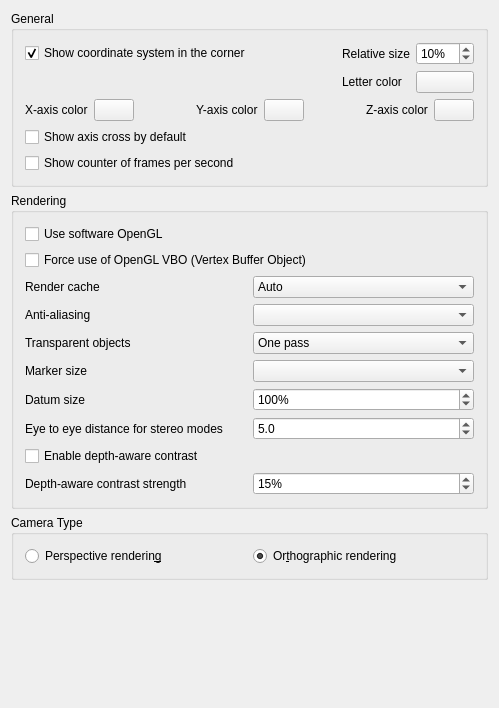
<?xml version="1.0" encoding="UTF-8"?>
<ui version="4.0">
 <class>Gui::Dialog::DlgSettings3DView</class>
 <widget class="QWidget" name="Gui::Dialog::DlgSettings3DView">
  <property name="geometry">
   <rect>
    <x>0</x>
    <y>0</y>
    <width>499</width>
    <height>708</height>
   </rect>
  </property>
  <property name="windowTitle">
   <string>3D View</string>
  </property>
  <layout class="QVBoxLayout" name="verticalLayout_2">
   <item>
    <widget class="QGroupBox" name="GroupBoxGeneral">
     <property name="enabled">
      <bool>true</bool>
     </property>
     <property name="title">
      <string>General</string>
     </property>
     <layout class="QVBoxLayout" name="verticalLayout">
      <item>
       <layout class="QGridLayout" name="gridLayoutCoord">
        <item row="0" column="0">
         <widget class="Gui::PrefCheckBox" name="CheckBox_CornerCoordSystem">
          <property name="toolTip">
           <string>Main coordinate system will always be shown in
lower right corner within opened files</string>
          </property>
          <property name="text">
           <string>Show coordinate system in the corner</string>
          </property>
          <property name="checked">
           <bool>true</bool>
          </property>
          <property name="prefEntry" stdset="0">
           <cstring>CornerCoordSystem</cstring>
          </property>
          <property name="prefPath" stdset="0">
           <cstring>View</cstring>
          </property>
         </widget>
        </item>
        <item row="0" column="1">
         <spacer name="horizontalSpacerCoord">
          <property name="orientation">
           <enum>Qt::Orientation::Horizontal</enum>
          </property>
          <property name="sizeHint" stdset="0">
           <size>
            <width>40</width>
            <height>0</height>
           </size>
          </property>
         </spacer>
        </item>
        <item row="0" column="2">
         <widget class="QLabel" name="labelCoordSize">
          <property name="text">
           <string>Relative size</string>
          </property>
          <property name="alignment">
           <set>Qt::AlignmentFlag::AlignRight|Qt::AlignmentFlag::AlignTrailing|Qt::AlignmentFlag::AlignVCenter</set>
          </property>
         </widget>
        </item>
        <item row="0" column="3">
         <widget class="Gui::PrefSpinBox" name="SpinBox_CornerCoordSystemSize">
          <property name="toolTip">
           <string>Size of main coordinate system representation
in the corner in % of height/width of the viewport</string>
          </property>
          <property name="suffix">
           <string notr="true">%</string>
          </property>
          <property name="minimum">
           <number>2</number>
          </property>
          <property name="maximum">
           <number>100</number>
          </property>
          <property name="value">
           <number>10</number>
          </property>
          <property name="prefEntry" stdset="0">
           <cstring>CornerCoordSystemSize</cstring>
          </property>
          <property name="prefPath" stdset="0">
           <cstring>View</cstring>
          </property>
         </widget>
        </item>
        <item row="1" column="2">
         <widget class="QLabel" name="axisLetterColorLabel">
          <property name="text">
           <string>Letter color</string>
          </property>
         </widget>
        </item>
        <item row="1" column="3">
         <widget class="Gui::PrefColorButton" name="axisLetterColor">
          <property name="toolTip">
           <string>Axis letter and FPS counter color</string>
          </property>
          <property name="color">
           <color>
            <red>0</red>
            <green>0</green>
            <blue>0</blue>
           </color>
          </property>
          <property name="prefEntry" stdset="0">
           <cstring>AxisLetterColor</cstring>
          </property>
          <property name="prefPath" stdset="0">
           <cstring>View</cstring>
          </property>
         </widget>
        </item>
       </layout>
      </item>
      <item>
       <layout class="QHBoxLayout" name="horizontalLayout_2">
        <item>
         <widget class="QLabel" name="xAxisLabel">
          <property name="text">
           <string>X-axis color</string>
          </property>
         </widget>
        </item>
        <item>
         <widget class="Gui::PrefColorButton" name="xAxisColor">
          <property name="text">
           <string/>
          </property>
          <property name="color">
           <color>
            <red>204</red>
            <green>51</green>
            <blue>51</blue>
           </color>
          </property>
          <property name="prefEntry" stdset="0">
           <cstring>AxisXColor</cstring>
          </property>
          <property name="prefPath" stdset="0">
           <cstring>View</cstring>
          </property>
         </widget>
        </item>
        <item>
         <spacer name="horizontalSpacer_2">
          <property name="orientation">
           <enum>Qt::Orientation::Horizontal</enum>
          </property>
          <property name="sizeHint" stdset="0">
           <size>
            <width>40</width>
            <height>20</height>
           </size>
          </property>
         </spacer>
        </item>
        <item>
         <widget class="QLabel" name="yAxisLabel">
          <property name="text">
           <string>Y-axis color</string>
          </property>
         </widget>
        </item>
        <item>
         <widget class="Gui::PrefColorButton" name="yAxisColor">
          <property name="text">
           <string/>
          </property>
          <property name="color">
           <color>
            <red>51</red>
            <green>204</green>
            <blue>51</blue>
           </color>
          </property>
          <property name="prefEntry" stdset="0">
           <cstring>AxisYColor</cstring>
          </property>
          <property name="prefPath" stdset="0">
           <cstring>View</cstring>
          </property>
         </widget>
        </item>
        <item>
         <spacer name="horizontalSpacer_3">
          <property name="orientation">
           <enum>Qt::Orientation::Horizontal</enum>
          </property>
          <property name="sizeHint" stdset="0">
           <size>
            <width>40</width>
            <height>20</height>
           </size>
          </property>
         </spacer>
        </item>
        <item>
         <widget class="QLabel" name="zAxisLabel">
          <property name="text">
           <string>Z-axis color</string>
          </property>
         </widget>
        </item>
        <item>
         <widget class="Gui::PrefColorButton" name="zAxisColor">
          <property name="text">
           <string/>
          </property>
          <property name="color">
           <color>
            <red>51</red>
            <green>51</green>
            <blue>204</blue>
           </color>
          </property>
          <property name="prefEntry" stdset="0">
           <cstring>AxisZColor</cstring>
          </property>
          <property name="prefPath" stdset="0">
           <cstring>View</cstring>
          </property>
         </widget>
        </item>
       </layout>
      </item>
      <item>
       <widget class="Gui::PrefCheckBox" name="CheckBox_ShowAxisCross">
        <property name="toolTip">
         <string>Axis cross will be shown by default at file
opening or creation</string>
        </property>
        <property name="text">
         <string>Show axis cross by default</string>
        </property>
        <property name="prefEntry" stdset="0">
         <cstring>ShowAxisCross</cstring>
        </property>
        <property name="prefPath" stdset="0">
         <cstring>View</cstring>
        </property>
       </widget>
      </item>
      <item>
       <widget class="Gui::PrefCheckBox" name="CheckBox_ShowFPS">
        <property name="toolTip">
         <string>Time needed for last operation and resulting frame rate
will be shown at the lower left corner in opened files</string>
        </property>
        <property name="text">
         <string>Show counter of frames per second</string>
        </property>
        <property name="prefEntry" stdset="0">
         <cstring>ShowFPS</cstring>
        </property>
        <property name="prefPath" stdset="0">
         <cstring>View</cstring>
        </property>
       </widget>
      </item>
     </layout>
    </widget>
   </item>
   <item>
    <widget class="QGroupBox" name="GroupBox12">
     <property name="enabled">
      <bool>true</bool>
     </property>
     <property name="title">
      <string>Rendering</string>
     </property>
     <layout class="QVBoxLayout" name="verticalLayout_3">
      <item>
       <widget class="Gui::PrefCheckBox" name="CheckBox_use_SW_OpenGL">
        <property name="toolTip">
         <string>This option is useful for troubleshooting graphics card and driver problems.
Changing this option requires a restart of the application.</string>
        </property>
        <property name="text">
         <string>Use software OpenGL</string>
        </property>
        <property name="prefEntry" stdset="0">
         <cstring>UseSoftwareOpenGL</cstring>
        </property>
        <property name="prefPath" stdset="0">
         <cstring>OpenGL</cstring>
        </property>
       </widget>
      </item>
      <item>
       <widget class="Gui::PrefCheckBox" name="CheckBox_useVBO">
        <property name="toolTip">
         <string>A VBO is an OpenGL feature that enables uploading geometry data
to the graphics card, and is how efficient 3D rendering is done
on modern hardware.
This feature might not be used by default if you are running old
hardware or drivers. By selecting this option its usage will be
forcibly enabled.

Note: Turning this on is typically not required. If you do,
remember to report this setting as enabled when seeking support.</string>
        </property>
        <property name="text">
         <string>Force use of OpenGL VBO (Vertex Buffer Object)</string>
        </property>
        <property name="prefEntry" stdset="0">
         <cstring>UseVBO</cstring>
        </property>
        <property name="prefPath" stdset="0">
         <cstring>View</cstring>
        </property>
       </widget>
      </item>
      <item>
       <layout class="QGridLayout" name="gridLayout">
        <item row="0" column="0">
         <widget class="QLabel" name="renderCacheLabel">
          <property name="text">
           <string>Render cache</string>
          </property>
         </widget>
        </item>
        <item row="5" column="0">
         <widget class="QLabel" name="textLabel1">
          <property name="text">
           <string>Eye to eye distance for stereo modes</string>
          </property>
         </widget>
        </item>
        <item row="0" column="1">
         <widget class="QComboBox" name="renderCache">
          <property name="minimumSize">
           <size>
            <width>120</width>
            <height>0</height>
           </size>
          </property>
          <property name="toolTip">
           <string>'Render caching' is another way to say 'Rendering acceleration'.
There are 3 options available to achieve this:
1) 'Auto' (default), let Coin3D decide where to cache.
2) 'Distributed', manually turn on cache for all view provider root node.
3) 'Centralized', manually turn off cache in all nodes of all view provider, and
only cache at the scene graph root node. This offers the fastest rendering speed
but slower response to any scene changes.</string>
          </property>
          <property name="currentIndex">
           <number>0</number>
          </property>
          <item>
           <property name="text">
            <string>Auto</string>
           </property>
          </item>
          <item>
           <property name="text">
            <string>Distributed</string>
           </property>
          </item>
          <item>
           <property name="text">
            <string>Centralized</string>
           </property>
          </item>
         </widget>
        </item>
        <item row="1" column="1">
         <widget class="QComboBox" name="comboAliasing">
          <property name="minimumSize">
           <size>
            <width>120</width>
            <height>0</height>
           </size>
          </property>
          <property name="toolTip">
           <string>Method of multisample anti-aliasing</string>
          </property>
         </widget>
        </item>
        <item row="1" column="0">
         <widget class="QLabel" name="aliasingLAbel">
          <property name="text">
           <string>Anti-aliasing</string>
          </property>
         </widget>
        </item>
        <item row="5" column="1">
         <widget class="Gui::PrefDoubleSpinBox" name="FloatSpinBox_EyeDistance">
          <property name="minimumSize">
           <size>
            <width>120</width>
            <height>0</height>
           </size>
          </property>
          <property name="toolTip">
           <string>Eye-to-eye distance used for stereo projections.
The specified value is a factor that will be multiplied with the
bounding box size of the 3D object that is currently displayed.</string>
          </property>
          <property name="decimals">
           <number>1</number>
          </property>
          <property name="minimum">
           <double>0.100000000000000</double>
          </property>
          <property name="maximum">
           <double>1000.000000000000000</double>
          </property>
          <property name="singleStep">
           <double>2.000000000000000</double>
          </property>
          <property name="value">
           <double>5.000000000000000</double>
          </property>
          <property name="prefEntry" stdset="0">
           <cstring>EyeDistance</cstring>
          </property>
          <property name="prefPath" stdset="0">
           <cstring>View</cstring>
          </property>
         </widget>
        </item>
        <item row="2" column="1">
         <widget class="Gui::PrefComboBox" name="comboTransparentRender">
          <property name="minimumSize">
           <size>
            <width>120</width>
            <height>0</height>
           </size>
          </property>
          <property name="toolTip">
           <string>Render types of transparent objects</string>
          </property>
          <property name="prefEntry" stdset="0">
           <cstring>TransparentObjectRenderType</cstring>
          </property>
          <property name="prefPath" stdset="0">
           <cstring>View</cstring>
          </property>
          <item>
           <property name="text">
            <string>One pass</string>
           </property>
          </item>
          <item>
           <property name="text">
            <string>Backface pass</string>
           </property>
          </item>
         </widget>
        </item>
        <item row="2" column="0">
         <widget class="QLabel" name="transparentRenderLabel">
          <property name="toolTip">
           <string/>
          </property>
          <property name="text">
           <string>Transparent objects</string>
          </property>
         </widget>
        </item>
        <item row="3" column="0">
         <widget class="QLabel" name="markerSizeLabel">
          <property name="toolTip">
           <string/>
          </property>
          <property name="text">
           <string>Marker size</string>
          </property>
         </widget>
        </item>
        <item row="3" column="1">
         <widget class="QComboBox" name="boxMarkerSize">
          <property name="minimumSize">
           <size>
            <width>120</width>
            <height>0</height>
           </size>
          </property>
          <property name="toolTip">
           <string>Size of vertices in the Sketcher, TechDraw and other workbenches</string>
          </property>
         </widget>
        </item>
        <item row="4" column="0">
         <widget class="QLabel" name="markerSizeLabel_2">
          <property name="toolTip">
           <string/>
          </property>
          <property name="text">
           <string>Datum size</string>
          </property>
         </widget>
        </item>
        <item row="4" column="1">
         <widget class="Gui::PrefDoubleSpinBox" name="FloatSpinBox_DatumScale">
          <property name="minimumSize">
           <size>
            <width>120</width>
            <height>0</height>
           </size>
          </property>
          <property name="toolTip">
           <string>Size of core datum objects</string>
          </property>
          <property name="suffix">
           <string>%</string>
          </property>
          <property name="decimals">
           <number>0</number>
          </property>
          <property name="minimum">
           <double>0.000000000000000</double>
          </property>
          <property name="maximum">
           <double>400.000000000000000</double>
          </property>
          <property name="singleStep">
           <double>5.000000000000000</double>
          </property>
          <property name="value">
           <double>100.000000000000000</double>
          </property>
          <property name="prefEntry" stdset="0">
           <cstring>DatumScale</cstring>
          </property>
          <property name="prefPath" stdset="0">
           <cstring>View</cstring>
          </property>
         </widget>
        </item>
        <item row="6" column="0" colspan="2">
         <widget class="Gui::PrefCheckBox" name="checkDepthAwareContrast">
          <property name="toolTip">
           <string>Apply subtle depth-based contrast to the 3D model. Viewer decorations are not affected.</string>
          </property>
          <property name="text">
           <string>Enable depth-aware contrast</string>
          </property>
          <property name="prefEntry" stdset="0">
           <cstring>DepthAwareContrast</cstring>
          </property>
          <property name="prefPath" stdset="0">
           <cstring>View</cstring>
          </property>
         </widget>
        </item>
        <item row="7" column="0">
         <widget class="QLabel" name="depthAwareContrastStrengthLabel">
          <property name="text">
           <string>Depth-aware contrast strength</string>
          </property>
         </widget>
        </item>
        <item row="7" column="1">
         <widget class="Gui::PrefSpinBox" name="depthAwareContrastStrength">
          <property name="minimum">
           <number>0</number>
          </property>
          <property name="maximum">
           <number>100</number>
          </property>
          <property name="suffix">
           <string>%</string>
          </property>
          <property name="value">
           <number>15</number>
          </property>
          <property name="prefEntry" stdset="0">
           <cstring>DepthAwareContrastStrength</cstring>
          </property>
          <property name="prefPath" stdset="0">
           <cstring>View</cstring>
          </property>
         </widget>
        </item>
       </layout>
      </item>
     </layout>
    </widget>
   </item>
   <item>
    <widget class="QGroupBox" name="groupBoxCamera">
     <property name="title">
      <string>Camera Type</string>
     </property>
     <layout class="QGridLayout" name="gridLayout1">
      <property name="leftMargin">
       <number>11</number>
      </property>
      <property name="topMargin">
       <number>11</number>
      </property>
      <property name="rightMargin">
       <number>11</number>
      </property>
      <property name="bottomMargin">
       <number>11</number>
      </property>
      <property name="spacing">
       <number>6</number>
      </property>
      <item row="0" column="0">
       <widget class="Gui::PrefRadioButton" name="radioPerspective">
        <property name="toolTip">
         <string>Objects will appear in a perspective projection</string>
        </property>
        <property name="text">
         <string>Perspective renderin&amp;g</string>
        </property>
        <property name="prefEntry" stdset="0">
         <cstring>Perspective</cstring>
        </property>
        <property name="prefPath" stdset="0">
         <cstring>View</cstring>
        </property>
       </widget>
      </item>
      <item row="0" column="1">
       <widget class="Gui::PrefRadioButton" name="radioOrthographic">
        <property name="toolTip">
         <string>Objects will be in orthographic projection</string>
        </property>
        <property name="text">
         <string>Or&amp;thographic rendering</string>
        </property>
        <property name="checked">
         <bool>true</bool>
        </property>
        <property name="prefEntry" stdset="0">
         <cstring>Orthographic</cstring>
        </property>
        <property name="prefPath" stdset="0">
         <cstring>View</cstring>
        </property>
       </widget>
      </item>
     </layout>
    </widget>
   </item>
   <item>
    <spacer>
     <property name="orientation">
      <enum>Qt::Orientation::Vertical</enum>
     </property>
     <property name="sizeHint" stdset="0">
      <size>
       <width>455</width>
       <height>16</height>
      </size>
     </property>
    </spacer>
   </item>
  </layout>
 </widget>
 <layoutdefault spacing="6" margin="11"/>
 <customwidgets>
  <customwidget>
   <class>Gui::ColorButton</class>
   <extends>QPushButton</extends>
   <header>Gui/Widgets.h</header>
  </customwidget>
  <customwidget>
   <class>Gui::PrefSpinBox</class>
   <extends>QSpinBox</extends>
   <header>Gui/PrefWidgets.h</header>
  </customwidget>
  <customwidget>
   <class>Gui::PrefColorButton</class>
   <extends>Gui::ColorButton</extends>
   <header>Gui/PrefWidgets.h</header>
  </customwidget>
  <customwidget>
   <class>Gui::PrefRadioButton</class>
   <extends>QRadioButton</extends>
   <header>Gui/PrefWidgets.h</header>
  </customwidget>
  <customwidget>
   <class>Gui::PrefCheckBox</class>
   <extends>QCheckBox</extends>
   <header>Gui/PrefWidgets.h</header>
  </customwidget>
  <customwidget>
   <class>Gui::PrefComboBox</class>
   <extends>QComboBox</extends>
   <header>Gui/PrefWidgets.h</header>
  </customwidget>
  <customwidget>
   <class>Gui::PrefDoubleSpinBox</class>
   <extends>QDoubleSpinBox</extends>
   <header>Gui/PrefWidgets.h</header>
  </customwidget>
 </customwidgets>
 <resources/>
 <connections>
  <connection>
   <sender>checkDepthAwareContrast</sender>
   <signal>toggled(bool)</signal>
   <receiver>depthAwareContrastStrength</receiver>
   <slot>setEnabled(bool)</slot>
   <hints>
    <hint type="sourcelabel">
     <x>20</x>
     <y>20</y>
    </hint>
    <hint type="destinationlabel">
     <x>20</x>
     <y>20</y>
    </hint>
   </hints>
  </connection>
  <connection>
   <sender>CheckBox_CornerCoordSystem</sender>
   <signal>toggled(bool)</signal>
   <receiver>SpinBox_CornerCoordSystemSize</receiver>
   <slot>setEnabled(bool)</slot>
   <hints>
    <hint type="sourcelabel">
     <x>20</x>
     <y>20</y>
    </hint>
    <hint type="destinationlabel">
     <x>20</x>
     <y>20</y>
    </hint>
   </hints>
  </connection>
  <connection>
   <sender>CheckBox_CornerCoordSystem</sender>
   <signal>toggled(bool)</signal>
   <receiver>axisLetterColor</receiver>
   <slot>setEnabled(bool)</slot>
   <hints>
    <hint type="sourcelabel">
     <x>20</x>
     <y>20</y>
    </hint>
    <hint type="destinationlabel">
     <x>20</x>
     <y>20</y>
    </hint>
   </hints>
  </connection>
 </connections>
</ui>
